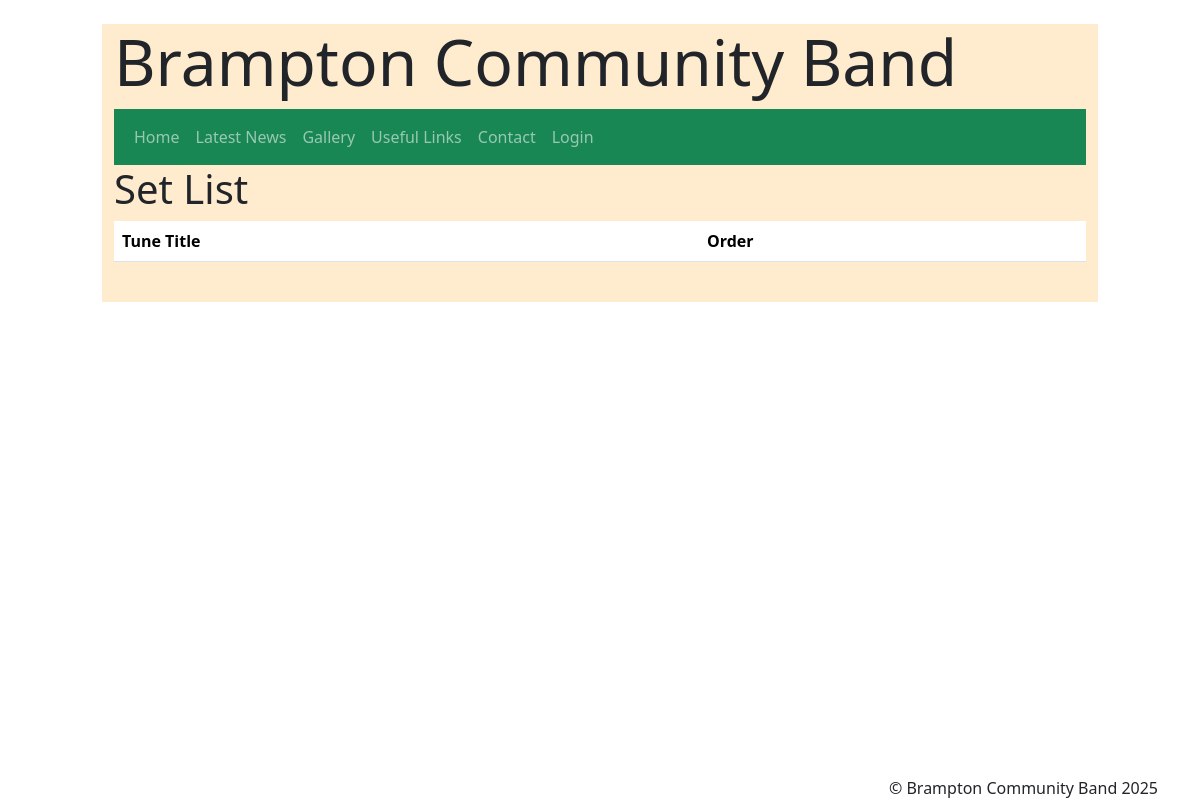
The page /view_set/2 on the database as committed earlier.
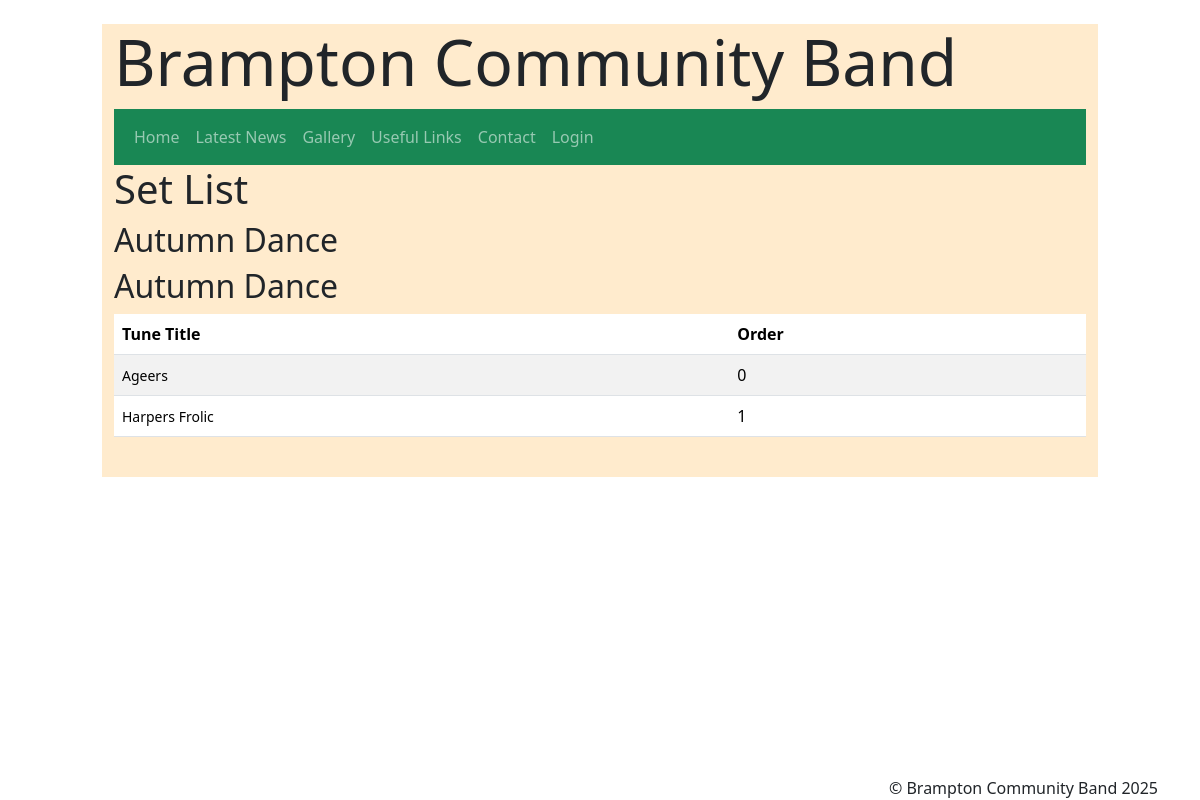
The same page on the database as committed later.
### pages/models.py (models this page shows, shortened)
class SetList(models.Model):
    set = models.ForeignKey(Set, on_delete=models.CASCADE)
    song = models.ForeignKey(Songs, on_delete=models.CASCADE)
    order = models.IntegerField(default=0)
    class Meta:
        ordering = ['order']
    def __str__(self):
        return str(self.set) + " - " + str(self.song)

class Set(models.Model):
    setTitle = models.CharField(max_length=50, null=True, blank=True, unique=True)
    setDate = models.DateField(default=timezone.now)
    class Meta:
        ordering = ['-setDate']
    def __str__(self):
        return str(self.setTitle)

class Songs(models.Model):
    TUNETYPE = (
        ('N/A', 'N/A'),
        ('Jig', 'Jig'),
        ('Reel', 'Reel'),
        ('Polka', 'Polka'),
        ('Listening Tune', 'Listening_Tune')
    )
    SET = (
        ('0', 'No'),
        ('1', 'Yes')
    )
    MOD = (
        ('No', 'No'),
        ('Yes', 'Yes')
    )
    title = models.CharField(max_length=50, null=True, blank=True, unique=True)
    description = models.TextField(blank=True)
    tune_type = models.CharField(max_length=25, choices=TUNETYPE)
    is_set = models.CharField(max_length=5, choices=SET, default=False, blank=True, null=True)
    file = models.FileField(upload_to="songs/")
    moderated = models.CharField(max_length=5, choices=MOD, default=False, blank=True, null=True)
    class Meta:
        ordering = ['id']
    def __str__(self):
        return str(self.title)

### pages/views.py (the view)
# urls.py: path('view_set/<int:id>', views.view_set, name='view_set'),
def view_set(request, id):
    items = SetList.objects.filter(set_id=id)
    print(items)
    return render(request, 'view_set.html', {'items':items})

### pages/templates/view_set.html
{% extends "base.html" %}
{% block content %}
{% load static %}
{% block page_title %}
<div class="row"><h2 class="display-6">Set List</h2></div>
{% endblock page_title%}
<div class="table-responsive">
<table class="table table-striped">
    <thead>
        <th scope="col">Tune Title</th>
        <th scope="col">Order</th>
    </thead>
    <tbody>
        {% for item in items %}
        <h2>{{ item.set }}</h2>
                <tr>
                    <td scope="row"><small>{{ item.song }}</small></td>
                    <td scope="row">{{ item.order }}</td>
                </tr>
        {% endfor %}
    </tbody>
</table>
<br>
</div>
{% endblock content %}

### pages/templates/base.html (shortened to what this page needs)
<!DOCTYPE html>
<html lang="en">
<head>
    <link href="https://cdn.jsdelivr.net/npm/bootstrap@5.3.3/dist/css/bootstrap.min.css" rel="stylesheet">
{% load static %}
    <link rel="stylesheet" type="text/css" href="{% static 'style.css' %}">
</head>
<body class="container-fluid">
<br>
<div class="container" id="heading" name="heading">
<h1 class="display-3">{% block header %}Brampton Community Band{% endblock header %}</h1>
{% include 'navbar.html' %}
{% block content %}{% endblock content %}
{% block footer %}
<footer class="fixed-bottom text-end">
    <div class="container">
          <span>&#169 Brampton Community Band 2025</span>
   </div>
</footer>
{%endblock footer%}
</div>
</body>
</html>

### pages/templates/navbar.html (shortened to what this page needs)
      <nav class="navbar navbar-expand-lg navbar-dark bg-success">
        <div class="container">
          <div class="collapse navbar-collapse" id="navbarNavDarkDropdown">
            <ul class="navbar-nav">
              <li class="nav-item">
                <a class="nav-link" href="{% url 'index' %}">Home</a>
                </li>
                <li class="nav-item">
                <a class="nav-link" href="{% url 'news' %}">Latest News</a>
                </li>
                <li class="nav-item">
                <a class="nav-link" href="{% url 'gallery' %}">Gallery</a>
                </li>
                <li class="nav-item">
                    <a class="nav-link" href="{% url 'links' %}">Useful Links</a>
                </li>
                <li class="nav-item">
                  <a class="nav-link" href="{% url 'contact' %}">Contact</a>
              </li>
              {% if user.is_authenticated %}
              <li class="nav-item">
                  <a class="nav-link" href="{% url 'music' %}">Music</a>
              </li>
              <li class="nav-item">
                <a class="nav-link" href="{% url 'set' %}">Set Lists</a>
              </li>
              <li class="nav-item">
                <a class="nav-link" href="{% url 'documents' %}">Documents</a>
              </li>
              <li class="nav-item dropdown">
                <a class="nav-link dropdown-toggle" href="#" id="navbarDarkDropdownMenuLink" role="button" data-bs-toggle="dropdown" aria-expanded="false">
                  Edit
                </a>
                <ul class="dropdown-menu bg-success" aria-labelledby="navbarDarkDropdownMenuLink">
                  <li><a class="dropdown-item" href="{% url 'add_tune' %}">Add a Tune</a></li>
                  <li><a class="dropdown-item" href="{% url 'add_news_item' %}">Add News Item</a></li>
                  <li><a class="dropdown-item" href="{% url 'add_gallery_item' %}">Add Gallery Item</a></li>
                  <li><a class="dropdown-item" href="{% url 'add_link' %}">Add Link Item</a></li>
                  <li><a class="dropdown-item" href="{% url 'add_documents' %}">Add a Document</a></li>
                  {% if request.user.moderator == True %}
                  <li><a class="dropdown-item" href="{% url 'musicMod' %}">Music Moderator</a></li>
                  <li><a class="dropdown-item" href="{% url 'documentMod' %}">Document Admin</a></li>
                  <li><a class="dropdown-item" href="{% url 'create_set_list' %}">Create Set List</a></li>
                  <li><a class="dropdown-item" href="{% url 'create_set' %}">Create Set</a></li>
                  {% endif %}
                  {% if user.is_superuser %}
                  <li><a class="dropdown-item" href="{% url 'registration' %}">Add a User</a></li>
                  {% endif %}
                  <li><a class="dropdown-item" href="{% url 'update_password' %}">Update Password</a></li>
                </ul>
              </li>
              <li class="nav-item">
                  <a class="nav-link" href="{% url 'logoutBCB' %}">Logout</a>
              </li>
              <li class="nav-item right">
                <a class="nav-link" href="#">Welcome {{user.first_name}}</a>
              </li>
              {% else %}
              <li class="nav-item">
                  <a class="nav-link" href="{% url 'loginBCB' %}">Login</a>
              </li>
               {% endif %}
            </ul>
          </div>
        </div>
      </nav>

### pages/static/style.css (style rules this page uses)
body { background-image: url('Instruments.png'); opacity:1; background-blend-mode: normal; background-size: cover; min-height: 100vh; }
.container-fluid { max-width: 85%; min-height: 95%; }
#heading { background-color: blanchedalmond; }

Rows that differ between the two databases and show on the page:
added SetList: set "Autumn Dance", song "Ageers", order "0"
added SetList: set "Autumn Dance", song "Harpers Frolic", order "1"
